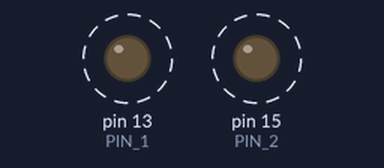
Simulated run of this program. Board: Raspberry Pi (header pin numbers), started with the arguments 17 17. On the bench: output pins drawn as LEDs (lit = HIGH). Dashed ring = blinking. Threads take turns every 2 ms; the clock reads 2024-03-15 10:24:30 at power-on unless the program sets it; what the program prints to the terminal is not drawn. At 1.7 s the program stops and its outputs stay as they are.

Above: at 1.7 s.
Timing chart, 0 to 3.0 s (numbered marks = the images above):
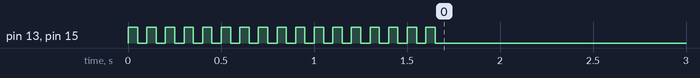

The program:

pulseThread.py
```python
import RPi.GPIO as GPIO
import threading
import time
import sys

# Check for correct number of command-line arguments
if len(sys.argv) != 3:
    print("Usage: sudo python3 pulse_thread.py <num_pulses_pin13> <num_pulses_pin15>")
    sys.exit(1)

# Get number of pulses from command-line arguments
try:
    num_pulses_pin13 = int(sys.argv[1])
    num_pulses_pin15 = int(sys.argv[2])
    if num_pulses_pin13 < 0 or num_pulses_pin15 < 0:
        raise ValueError("Number of pulses must be non-negative")
except ValueError as e:
    print(f"Error: {e}. Please provide valid non-negative integers.")
    sys.exit(1)

# Set up GPIO mode
GPIO.setmode(GPIO.BOARD)

# Define the GPIO pins (BOARD numbering)
PIN_1 = 13  # Physical pin 33
PIN_2 = 15  # Physical pin 10

# Set up the pins as output
GPIO.setup(PIN_1, GPIO.OUT)
GPIO.setup(PIN_2, GPIO.OUT)

def pulse_pin(pin, num_pulses):
    """Function to pulse a single pin for a specified number of 50ms high/50ms low pulses."""
    for _ in range(num_pulses):
        GPIO.output(pin, GPIO.HIGH)
        time.sleep(0.050)  # 50ms high
        GPIO.output(pin, GPIO.LOW)
        time.sleep(0.050)  # 50ms low

def main():
    # Create threads for each pin
    thread1 = threading.Thread(target=pulse_pin, args=(PIN_1, num_pulses_pin13))
    thread2 = threading.Thread(target=pulse_pin, args=(PIN_2, num_pulses_pin15))

    # Start the threads
    print(f"Starting {num_pulses_pin13} pulses on PIN 13 and {num_pulses_pin15} pulses on PIN 15...")
    start_time = time.time()
    thread1.start()
    thread2.start()

    # Wait for threads to complete
    thread1.join()
    thread2.join()

    # Calculate and print total runtime
    runtime = time.time() - start_time
    print(f"Pulsing completed in {runtime:.2f} seconds.")

    # Cleanup GPIO
    GPIO.cleanup()
    print("GPIO cleanup completed.")

if __name__ == "__main__":
    try:
        main()
    except KeyboardInterrupt:
        print("\nProgram interrupted. Cleaning up GPIO...")
        GPIO.cleanup()
        sys.exit(0)
```

Measured:
- by itself, pin 13 (PIN_1), pin 15 (PIN_2): alternates HIGH for 0.05 s and LOW for 0.05 s, 34 changes in all, then stays LOW
